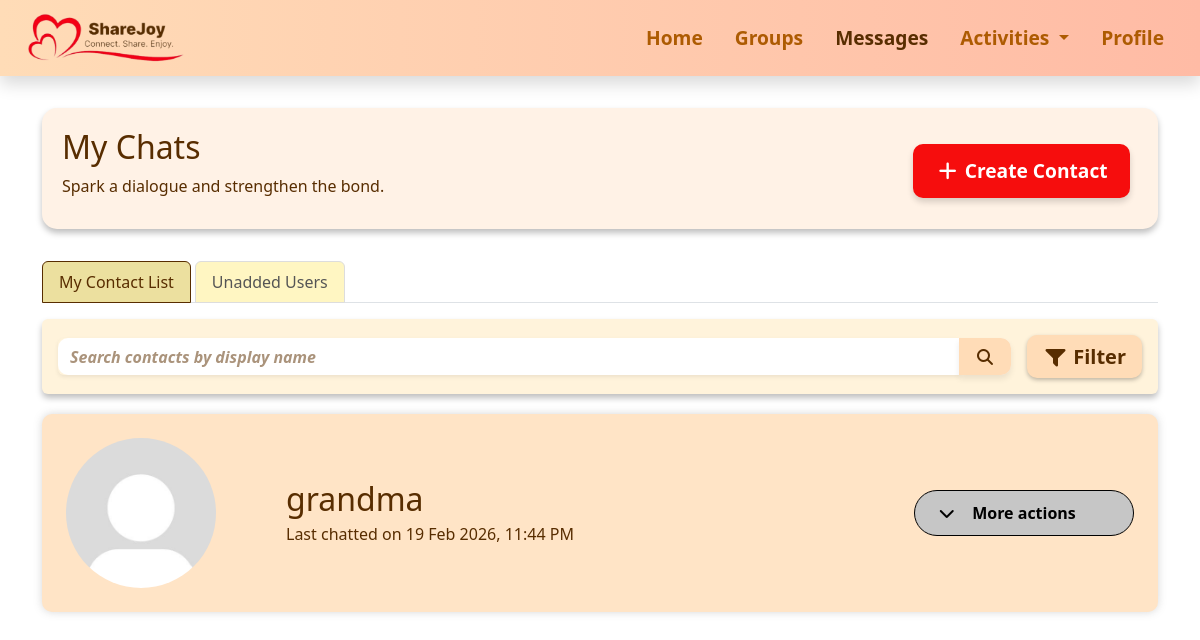
/messages (signed in), run on an earlier commit of the app's database.
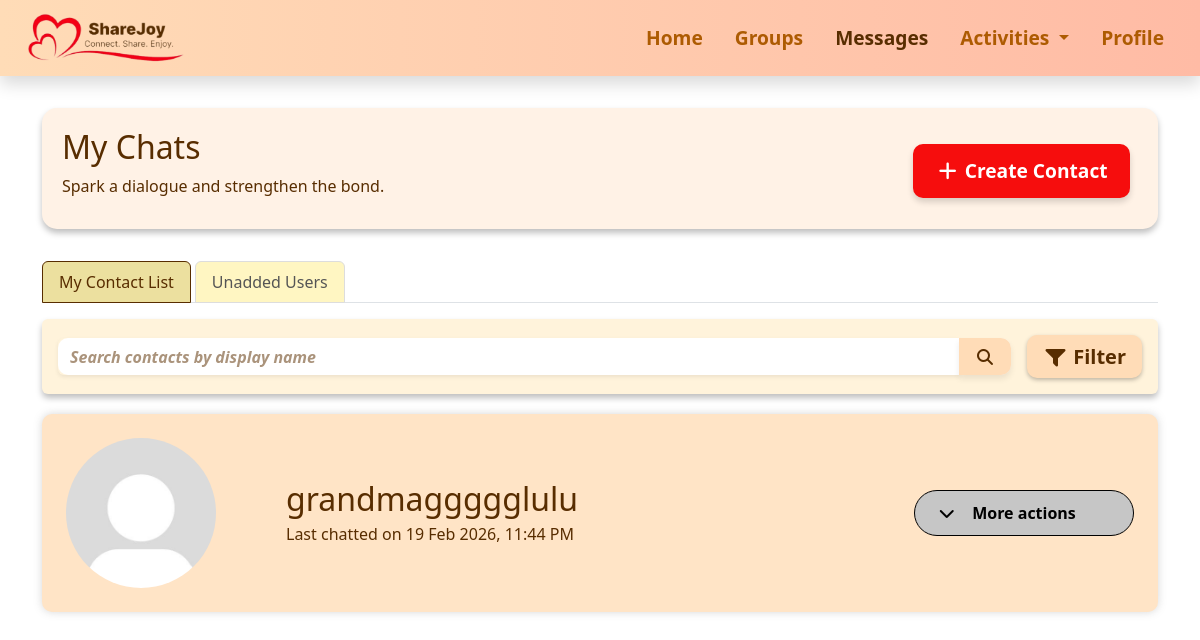
And on a later commit of the database.
### messages.py (models this page shows, shortened)
class Contact(db.Model):
    __table_args__ = (
    db.UniqueConstraint('owner_user_id', 'contact_user_id', name='uq_owner_contact'),
    )
    __tablename__ = 'contact'
    id = db.Column(db.Integer, primary_key=True)
    owner_user_id = db.Column(
        db.Integer,
        db.ForeignKey("user.id", name="fk_contact_owner_user_id"),
        nullable=False
    )
    contact_user_id = db.Column(
        db.Integer,
        db.ForeignKey("user.id", name="fk_contact_contact_user_id"),
        nullable=False
    )
    display_name = db.Column(db.String(35), nullable=False)
    short_desc = db.Column(db.String(120))
    message_status = db.Column(db.String(20), default="Unread")
    created_at = db.Column(db.DateTime, default=datetime.utcnow)
    last_chat = db.Column(db.DateTime)
    owner = db.relationship('User', foreign_keys=[owner_user_id], backref='contacts')
    contact_user = db.relationship('User', foreign_keys=[contact_user_id])
    messages_sent = db.relationship(
        'Message',
        foreign_keys='Message.sender_id',
        primaryjoin='Contact.owner_user_id == Message.sender_id',
        backref='sender_contact',
        lazy='dynamic'
    )
    messages_received = db.relationship(
        'Message',
        foreign_keys='Message.receiver_id',
        primaryjoin='Contact.owner_user_id == Message.receiver_id',
        backref='receiver_contact',
        lazy='dynamic'
    )
    deleted_history = db.Column(db.Boolean, default=False)
    chat_cleared_at = db.Column(db.DateTime, nullable=True)

### app.py (the view)
@app.route("/messages")
@login_required
def messages():
    user = get_current_user()
    search = request.args.get("search", "")
    status_filter = request.args.get("status")
    contact_updated = request.args.get("contact_updated", False)   # ✅ flag for update modal
    contact_created = request.args.get("contact_created", False)   # ✅ flag for create modal
    contact_deleted = request.args.get("contact_deleted", False)   # ✅ flag for delete modal
    chat_history_deleted = request.args.get("chat_history_deleted", False)  # ✅ flag for chat history modal
    contacts_query = db.session.query(
        Contact,
        db.func.count(Message.id).label('message_count'),
        db.func.max(Message.timestamp).label('last_message_time'),
        db.func.sum(
            db.case(
                (Message.receiver_id == Contact.owner_user_id,
                 db.case((Message.status != "Read", 1), else_=0)),
                else_=0
            )
        ).label('unread_count')
    ).outerjoin(
        Message,
        db.or_(
            db.and_(
                Message.sender_id == Contact.owner_user_id,
                Message.receiver_id == Contact.contact_user_id
            ),
            db.and_(
                Message.sender_id == Contact.contact_user_id,
                Message.receiver_id == Contact.owner_user_id
            )
        )
    ).filter(Contact.owner_user_id == user.id
    ).group_by(Contact.id)
    if status_filter == "Unread":
        contacts_query = contacts_query.having(
            db.func.sum(db.case((Message.status != "Read", 1), else_=0)) > 0
        )
    elif status_filter == "Read":
        contacts_query = contacts_query.having(
            db.func.sum(db.case((Message.status == "Read", 1), else_=0)) > 0
        )
    contacts = contacts_query.all()
    if search:
        contacts = [
            c for c in contacts
            if search.lower() in c[0].display_name.lower()
        ]
    contacts.sort(key=lambda c: c.last_message_time or datetime.min, reverse=True)
    contact_ids_subquery = db.session.query(Contact.contact_user_id).filter(
        Contact.owner_user_id == user.id
    )
    unknown_users_query = db.session.query(
        User,
        db.func.count(Message.id).label('message_count'),
        db.func.max(Message.timestamp).label('last_message_time'),
        db.func.sum(
            db.case(
                (Message.receiver_id == user.id,
                 db.case((Message.status != "Read", 1), else_=0)),
                else_=0
            )
        ).label('unread_count')
    ).join(
        Message, Message.sender_id == User.id
    ).filter(
        Message.receiver_id == user.id,
        ~User.id.in_(contact_ids_subquery),
        User.id != user.id
    ).group_by(User.id)
    if status_filter == "Unread":
        unknown_users_query = unknown_users_query.having(
            db.func.sum(db.case((Message.status != "Read", 1), else_=0)) > 0
        )
    elif status_filter == "Read":
        unknown_users_query = unknown_users_query.having(
            db.func.sum(db.case((Message.status == "Read", 1), else_=0)) > 0
        )
    unknown_users = unknown_users_query.all()
    if search:
        unknown_users = [
            u for u in unknown_users
            if search.lower() in (u[0].full_name or '').lower()
        ]
    unknown_users.sort(key=lambda u: u.last_message_time or datetime.min, reverse=True)
    search_results = []
    if search:
        search_results = db.session.query(Message).filter(
            (Message.sender_id == user.id) | (Message.receiver_id == user.id),
            Message.content.ilike(f"%{search}%")
        ).order_by(Message.timestamp.desc()).all()
    return render_template(
        "messages.html",
        contacts=[c[0] for c in contacts],
        contact_message_counts={c[0].id: c.message_count for c in contacts},
        contact_unread_counts={c[0].id: c.unread_count for c in contacts},
        unknown_users=[u[0] for u in unknown_users],
        unknown_message_counts={u[0].id: u.message_count for u in unknown_users},
        unknown_unread_counts={u[0].id: u.unread_count for u in unknown_users},
        search_results=search_results,   # ✅ pass messages search results
        title="Messages",
        contact_updated=contact_updated,
        contact_created=contact_created,
        contact_deleted=contact_deleted,
        chat_history_deleted=chat_history_deleted
    )

### templates/messages.html (shortened to what this page needs)
{% extends "base.html" %} {% block extra_css %}
<link
  rel="stylesheet"
  href="{{ url_for('static', filename='css/messages.css') }}"
/>
{% endblock %} {% block content %}
<div
  class="section-box d-flex flex-column flex-md-row justify-content-between align-items-start align-items-md-center"
>
  <div>
    <h1>My Chats</h1>
    <p>Spark a dialogue and strengthen the bond.</p>
  </div>
  <a
    href="{{ url_for('create_contact') }}"
    class="btn btn-danger cta-btn mt-2 mt-md-0 me-0 me-md-2 fw-semibold"
  >
    <i class="fa-solid fa-plus"></i> Create Contact
  </a>
</div>
<ul class="nav nav-tabs mb-3" id="chatTabs" role="tablist">
  <li class="nav-item" role="presentation">
    <button
      class="nav-link active"
      id="contacts-tab"
      data-bs-toggle="tab"
      data-bs-target="#contacts"
      type="button"
      role="tab"
      aria-controls="contacts"
      aria-selected="true"
    >
      My Contact List
    </button>
  </li>
  <li class="nav-item" role="presentation">
    <button
      class="nav-link"
      id="unknown-tab"
      data-bs-toggle="tab"
      data-bs-target="#unknown"
      type="button"
      role="tab"
      aria-controls="unknown"
      aria-selected="false"
    >
      Unadded Users
    </button>
  </li>
</ul>
<div class="tab-content" id="chatTabsContent">
  <div
    class="tab-pane fade show active"
    id="contacts"
    role="tabpanel"
    aria-labelledby="contacts-tab"
  >
    <div class="p-3 mb-3 rounded shadow-sm box1">
      <div
        class="d-flex flex-column flex-md-row align-items-start align-items-md-center gap-2"
      >
        <form
          method="get"
          class="flex-grow-1 mb-2 mb-md-0 box2 rounded"
          id="search-form"
        >
          <div class="input-group w-100 w-md-auto">
            <input
              type="text"
              name="search"
              class="form-control shadow-sm searchbar"
              placeholder="Search contacts by display name"
              value="{{ request.args.get('search', '') }}"
            />
            <button class="btn search-btn" type="submit">
              <i class="fa-solid fa-magnifying-glass"></i>
            </button>
          </div>
        </form>
        <button
          id="toggle-filters"
          class="btn btn-lg fw-semibold mt-2 mt-md-0 ms-md-2"
        >
          <i class="fa-solid fa-filter"></i> Filter
        </button>
      </div>
    </div>
    {% if contacts %} {% for contact in contacts %}
    <div
      class="contact-box p-4"
      onclick="window.location.href='{{ url_for('textchat', contact_id=contact.id) }}'"
    >
      <div class="d-flex align-items-center justify-content-between w-100">
        <div class="d-flex align-items-center">
          <img
            src="{{ url_for('static', filename=contact.image_url or 'images/default_pfp.jpg') }}"
            alt="Profile Image"
            class="circle-image"
          />
          <div>
            <h1 class="mb-1 me-5 brown">{{ contact.display_name }}</h1>
            <p class="mb-0 brown">
              {% if contact.last_chat %} Last chatted on {{
              contact.last_chat|sgtime }} {% else %} {% if
              contact_message_counts.get(contact.id, 0) > 0 %} No messages sent
              recently {% else %} No chats yet {% endif %} {% endif %}
            </p>
            {% set unread = contact_unread_counts.get(contact.id, 0) %}
          </div>
        </div>
        <div
          class="dropdown-wrapper position-relative"
          onclick="event.stopPropagation()"
        >
          <button
            class="more-actions-toggle d-flex align-items-center justify-content-center"
            onclick="toggleDropdown(this)"
          >
            <span class="fs-6 fw-semibold">More actions</span>
            <i class="me-4 fa-solid fa-chevron-down chevron-icon"></i>
          </button>
        </div>
      </div>
    </div>
    {% endfor %} {% else %}
    <div class="col-12">
      <div class="alert alert-info text-center fw-semibold">
        No contacts found.
      </div>
    </div>
    {% endif %}
  </div>
   {% endblock %}

### templates/base.html (shortened to what this page needs)
<!doctype html>
<html lang="en">
<head>
    <link href="https://cdn.jsdelivr.net/npm/bootstrap@5.3.8/dist/css/bootstrap.min.css" rel="stylesheet">
    <link rel="stylesheet" href="{{ url_for('static', filename='css/navbar.css') }}">
    <link rel="stylesheet" href="{{ url_for('static', filename='css/base.css') }}">
    <link rel="stylesheet" href="https://cdnjs.cloudflare.com/ajax/libs/font-awesome/7.0.1/css/all.min.css">
    {% block extra_css %}{% endblock %}
</head>
<body>
    {% include "navbar.html" %}
    <div class="container mt-4">
        {% block content %}{% endblock %}
    </div>
</body>
</html>

### templates/navbar.html (shortened to what this page needs)
<nav class="navbar navbar-expand-md sticky-top shadow">
    <div class="container-fluid align-items-center">
        <a class="navbar-brand ms-3" href="{{ url_for('home') }}"><img
                src="{{ url_for('static', filename='images/navbar.png') }}" alt="ShareJoy" height="50"></a>
        <div class="collapse navbar-collapse" id="navbarNav">
            <ul class="navbar-nav ms-auto">
                <li class="nav-item">
                    <a class="nav-link me-3 fw-bold {% if request.endpoint == 'home' %}active{% endif %}"
                        href="{{ url_for('home') }}">Home</a>
                </li>
                <li class="nav-item">
                    <a class="nav-link me-3 fw-bold {% if request.endpoint == 'groups' %}active{% endif %}"
                        href="{{ url_for('groups') }}">Groups</a>
                </li>
                <li class="nav-item">
                    <a class="nav-link me-3 fw-bold {% if request.endpoint == 'messages' %}active{% endif %}"
                        href="{{ url_for('messages') }}">Messages</a>
                </li>
                <li class="nav-item dropdown">
                    <a class="nav-link me-3 dropdown-toggle fw-bold {% if request.endpoint in ['activities', 'explore', 'schedule'] %}active{% endif %}"
                        href="#" id="activitiesDropdown" role="button" data-bs-toggle="dropdown">
                        Activities
                    </a>
                </li>
                <li class="nav-item">
                    <a class="nav-link me-3 fw-bold {% if request.endpoint == 'profile' %}active{% endif %}"
                        href="{{ url_for('profile') }}">Profile</a>
                </li>
            </ul>
        </div>
    </div>
</nav>

What changed in the data, as far as the page shows it:
changed Contact: display_name "grandma" → "grandmaggggglulu"
